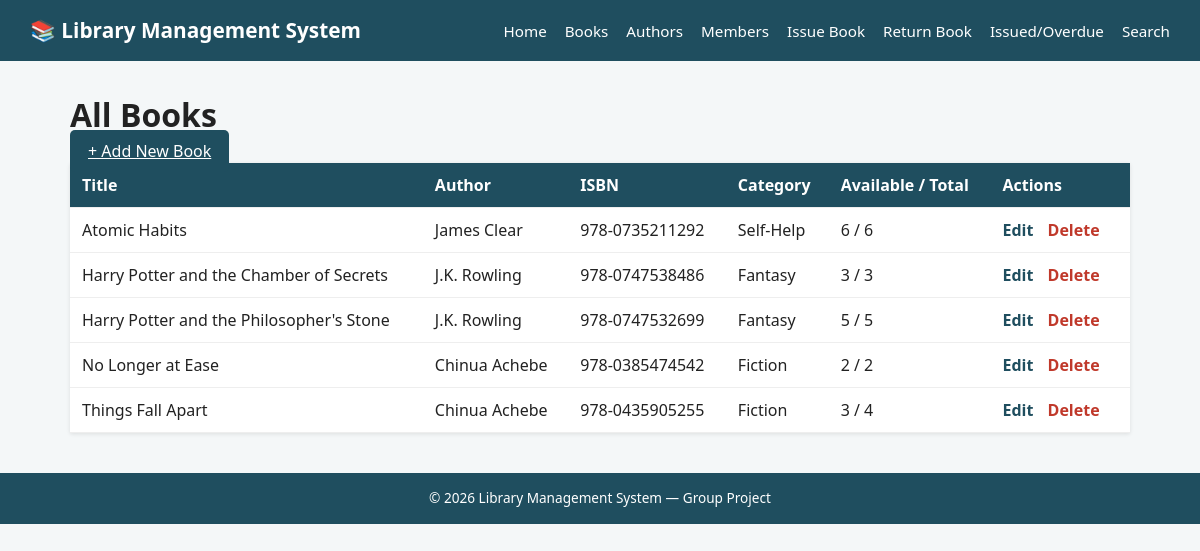
/books/view.php, run on the app's committed database.
### tables this page shows
CREATE TABLE books (
    book_id INT AUTO_INCREMENT PRIMARY KEY,
    title VARCHAR(150) NOT NULL,
    author_id INT,
    isbn VARCHAR(20) UNIQUE,
    category VARCHAR(50),
    total_copies INT DEFAULT 1,
    available_copies INT DEFAULT 1,
    FOREIGN KEY (author_id) REFERENCES authors(author_id) ON DELETE SET NULL
);

CREATE TABLE authors (
    author_id INT AUTO_INCREMENT PRIMARY KEY,
    first_name VARCHAR(50) NOT NULL,
    last_name VARCHAR(50) NOT NULL,
    bio TEXT
);

### books/view.php (the view, shortened to what this page needs)
<?php
require_once '../config/db.php';
include '../includes/header.php';
$result = $conn->query("
    SELECT books.*, authors.first_name, authors.last_name
    FROM books
    LEFT JOIN authors ON books.author_id = authors.author_id
    ORDER BY books.title
");
?>
<h1>All Books</h1>
<p><a href="add.php" class="btn">+ Add New Book</a></p>
<table>
    <tr>
        <th>Title</th>
        <th>Author</th>
        <th>ISBN</th>
        <th>Category</th>
        <th>Available / Total</th>
        <th>Actions</th>
    </tr>
    <?php if ($result->num_rows > 0): ?>
        <?php while ($row = $result->fetch_assoc()): ?>
        <tr>
            <td><?php echo htmlspecialchars($row['title']); ?></td>
            <td><?php echo htmlspecialchars(trim(($row['first_name'] ?? '') . ' ' . ($row['last_name'] ?? '')) ?: '—'); ?></td>
            <td><?php echo htmlspecialchars($row['isbn'] ?: '—'); ?></td>
            <td><?php echo htmlspecialchars($row['category'] ?: '—'); ?></td>
            <td><?php echo (int)$row['available_copies']; ?> / <?php echo (int)$row['total_copies']; ?></td>
            <td class="actions">
                <a href="edit.php?id=<?php echo (int)$row['book_id']; ?>">Edit</a>
                <a href="delete.php?id=<?php echo (int)$row['book_id']; ?>"
                   class="delete-link"
                   onclick="return confirm('Are you sure you want to delete this book?');">Delete</a>
            </td>
        </tr>
        <?php endwhile; ?>
    <?php else: ?>
        <tr><td colspan="6">No books found.</td></tr>
    <?php endif; ?>
</table>
<?php
include '../includes/footer.php';
?>

### includes/header.php (shortened to what this page needs)
<!DOCTYPE html>
<html lang="en">
<head>
    <link rel="stylesheet" href="<?php echo BASE_URL; ?>assets/css/style.css">
</head>
<body>
<header class="site-header">
    <div class="logo">📚 Library Management System</div>
    <nav class="site-nav">
        <ul>
            <li><a href="<?php echo BASE_URL; ?>index.php">Home</a></li>
            <li><a href="<?php echo BASE_URL; ?>books/view.php">Books</a></li>
            <li><a href="<?php echo BASE_URL; ?>authors/view.php">Authors</a></li>
            <li><a href="<?php echo BASE_URL; ?>members/view.php">Members</a></li>
            <li><a href="<?php echo BASE_URL; ?>issue_return/issue.php">Issue Book</a></li>
            <li><a href="<?php echo BASE_URL; ?>issue_return/return.php">Return Book</a></li>
            <li><a href="<?php echo BASE_URL; ?>issue_return/status.php">Issued/Overdue</a></li>
            <li><a href="<?php echo BASE_URL; ?>search.php">Search</a></li>
        </ul>
    </nav>
</header>
<main class="site-content">

### includes/footer.php (shortened to what this page needs)
</main>
<footer class="site-footer">
    <p>&copy; <?php echo date("Y"); ?> Library Management System — Group Project</p>
</footer>
</body>
</html>

### assets/css/style.css (style rules this page uses)
* { margin: 0; padding: 0; box-sizing: border-box; }
body { font-family: 'Segoe UI', Arial, sans-serif; background-color: #f4f7f8; color: #222; line-height: 1.5; }
.site-header { background-color: #1f4e5f; color: #fff; padding: 15px 30px; display: flex; justify-content: space-between; align-items: center; flex-wrap: wrap; }
.site-header .logo { font-size: 1.3rem; font-weight: bold; }
.site-nav ul { list-style: none; display: flex; flex-wrap: wrap; gap: 18px; }
.site-nav a { color: #fff; text-decoration: none; font-size: 0.95rem; }
.site-content { max-width: 1100px; margin: 30px auto; padding: 0 20px; }
.site-footer { text-align: center; padding: 15px; background-color: #1f4e5f; color: #fff; font-size: 0.85rem; margin-top: 40px; }
button, .btn { margin-top: 18px; background-color: #1f4e5f; color: #fff; border: none; padding: 10px 18px; border-radius: 5px; cursor: pointer; font-size: 1rem; }
table { width: 100%; border-collapse: collapse; background: #fff; box-shadow: 0 1px 4px rgba(0,0,0,0.1); }
table th, table td { padding: 10px 12px; text-align: left; border-bottom: 1px solid #eee; }
table th { background-color: #1f4e5f; color: #fff; }
.actions a { margin-right: 10px; color: #1f4e5f; font-weight: 600; text-decoration: none; }
.actions a.delete-link { color: #c0392b; }

### data on the page
books: title "Atomic Habits", author.last_name "James Clear", isbn "978-0735211292", category "Self-Help", available_copies "6", total_copies "6"
books: title "Harry Potter and the Chamber of Secrets", author.last_name "J.K. Rowling", isbn "978-0747538486", category "Fantasy", available_copies "3", total_copies "3"
books: title "Harry Potter and the Philosopher's Stone", author.last_name "J.K. Rowling", isbn "978-0747532699", category "Fantasy", available_copies "5", total_copies "5"
books: title "No Longer at Ease", author.last_name "Chinua Achebe", isbn "978-0385474542", category "Fiction", available_copies "2", total_copies "2"
books: title "Things Fall Apart", author.last_name "Chinua Achebe", isbn "978-0435905255", category "Fiction", available_copies "3", total_copies "4"
